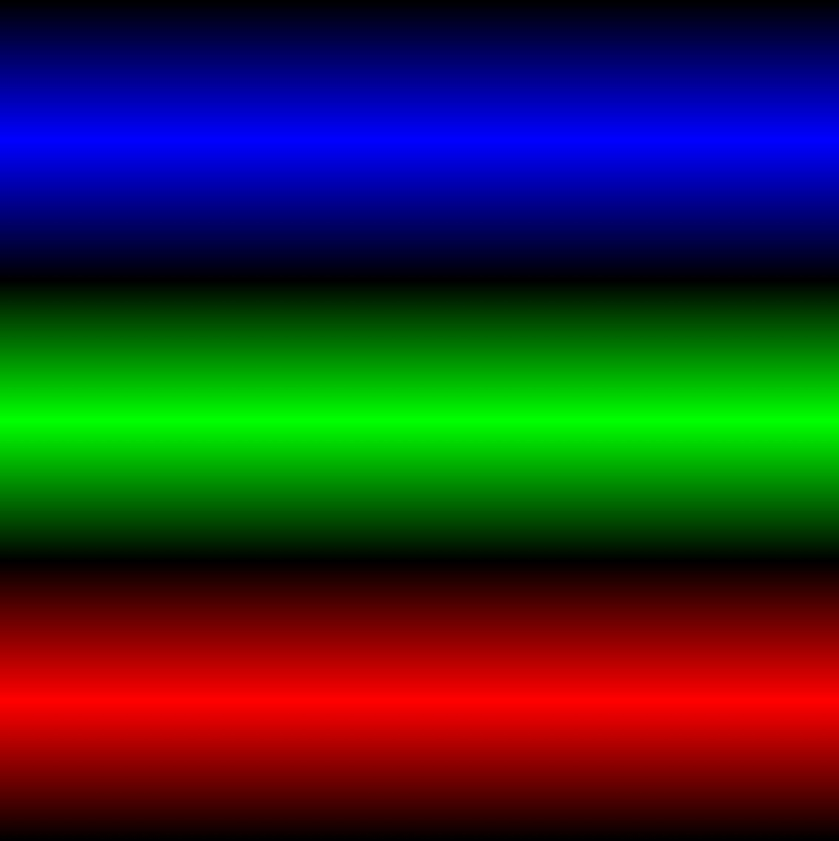
#> input picture 2_Image Processing Techniques/transition.jpg, 839 x 841 px, shrunk from 1536 x 1539 before the run
$ jupyter execute '3_Extracting Frames from Image.ipynb'
#> lines starting #> are read from the running program, lines starting #| are printed output that depends on the picture
[cell 1]
import numpy as np
import matplotlib.pyplot as plt
import cv2 as cv

## Load Image

[cell 2]
img = cv.imread('transition.jpg')
#> img is the input picture: shape (841, 839, 3); mean B, G, R 42.6, 42.7, 42.6

img = cv.cvtColor(img, cv.COLOR_BGR2RGB)

plt.imshow(img)

[cell 3]
img.shape
#> Out = (841, 839, 3)

## Slicing the Image

[cell 4]
plt.imshow(img[:, :500, : ])
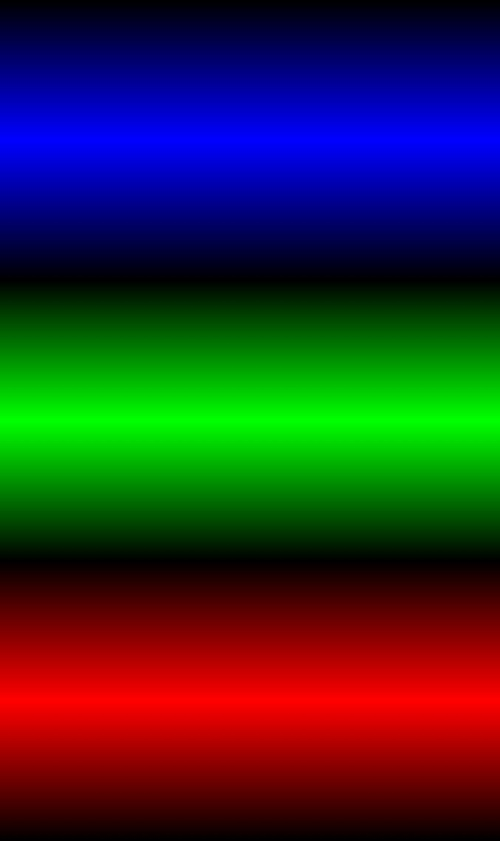
#> shown: shape (841, 500, 3); mean R, G, B 42.6, 42.7, 42.6

[cell 5]
plt.imshow(img[ :1000, : , : ])

## Extracting Frames

[cell 6]
r = img[:,:,0]   # -> Red
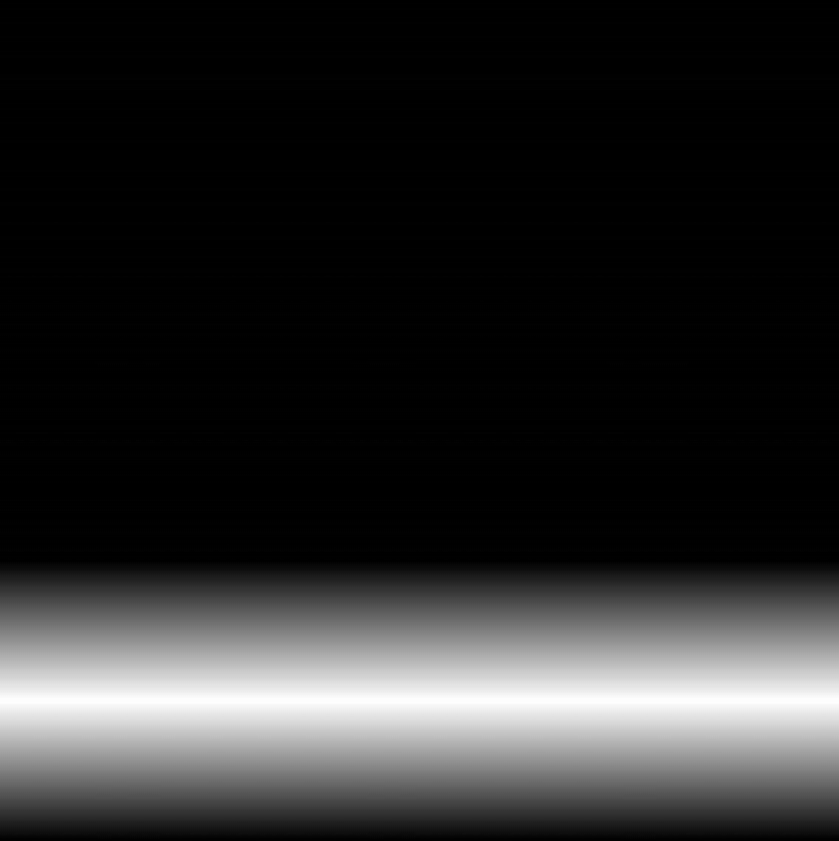
#> r: shape (841, 839); min 0, max 254, mean 42.6

g = img[:,:,1]  # -> Green
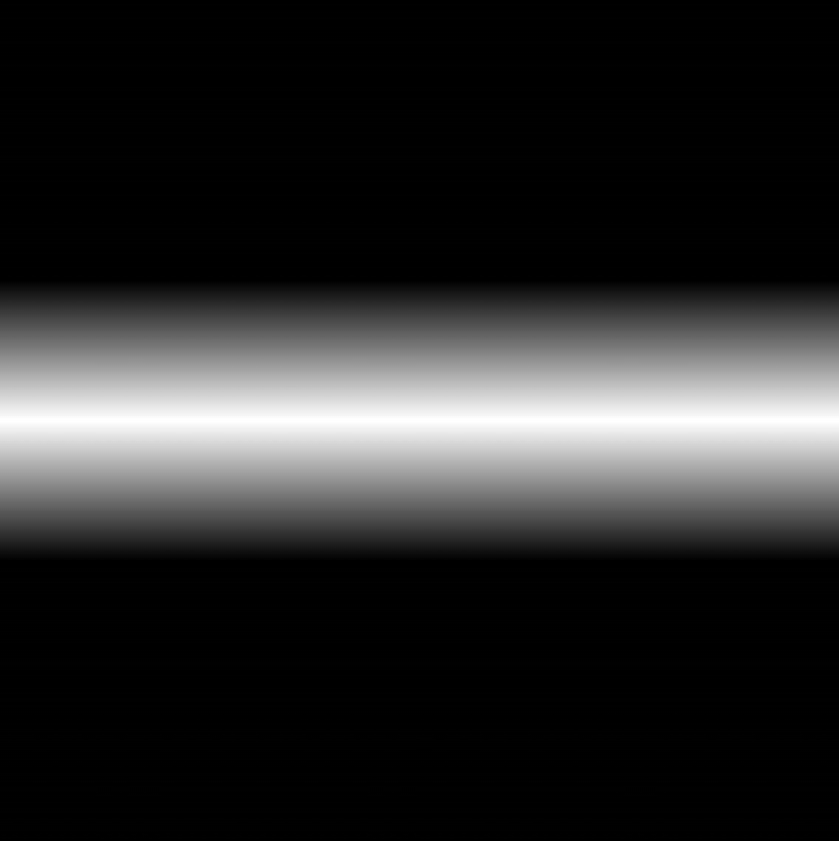
#> g: shape (841, 839); min 0, max 255, mean 42.7

b = img[:,:,2]   # -> Blue
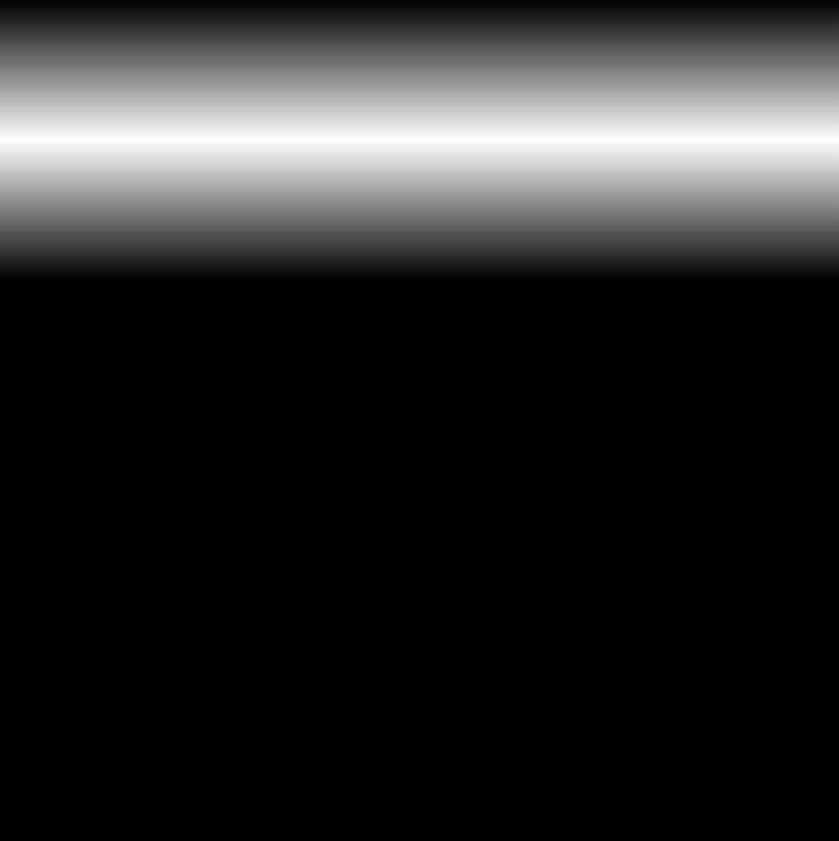
#> b: shape (841, 839); min 0, max 254, mean 42.6

[cell 7]
plt.imshow(r)
cv.imwrite('red_t.png',r)
#> Out = True

[cell 8]
plt.imshow(g)
cv.imwrite('green_t.png',g)
#> Out = True

[cell 9]
plt.imshow(b)
cv.imwrite('blue_t.png',b)
#> Out = True

### Let's Try with Another Example

[cell 10]
img = cv.imread('rgb.jpeg')
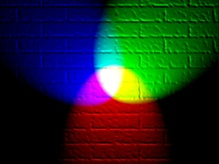
#> input picture 2_Image Processing Techniques/rgb.jpeg, 219 x 164 px, shrunk from 400 x 300 before the run
#> img is the input picture: shape (164, 219, 3); mean B, G, R 37.9, 42.1, 30.4
img = cv.cvtColor(img, cv.COLOR_BGR2RGB)
plt.imshow(img)

[cell 11]
r = img[:,:,0]   # -> Red
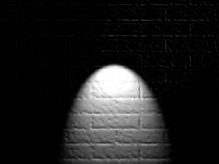
#> r: shape (164, 219); min 0, max 255, mean 30.4

g = img[:,:,1]  # -> Green
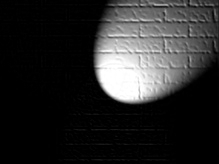
#> g: shape (164, 219); min 0, max 255, mean 42.1

b = img[:,:,2]   # -> Blue
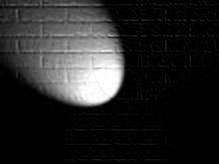
#> b: shape (164, 219); min 0, max 255, mean 37.9

[cell 12]
plt.imshow(r)
cv.imwrite('red.png',r)
#> Out = True

[cell 13]
plt.imshow(g)
cv.imwrite('green.png',g)
#> Out = True

[cell 14]
plt.imshow(b)
cv.imwrite('blue.png',b)
#> Out = True
